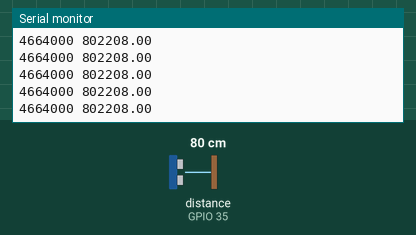
A sketch run on a simulated ESP32. Shown: the last lines printed to the serial monitor. Wiring (inferred from the names in the program): ultrasonic range finder: trigger GPIO 34; echo GPIO 35. Inputs (shaded band) come from the test bench; at power-on: distance to the obstacle (sensor on GPIO 35) 80 cm. The echo pulse lasts 58.3 µs per cm.

Above: at 1.2 s.
1.3 s: distance to the obstacle (sensor on GPIO 35) set to 2 cm
At 2.4 s:
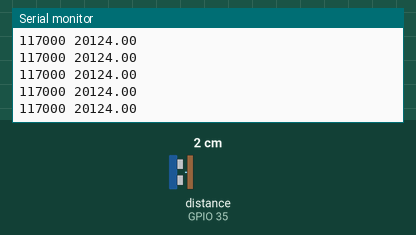
2.8 s: distance to the obstacle (sensor on GPIO 35) set to 4 cm
At 3.4 s:
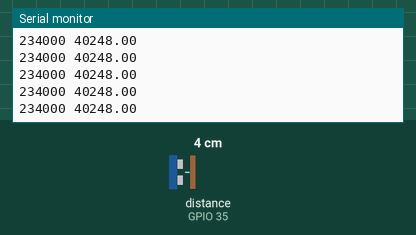
Timing chart, 0 to 5.8 s (numbered marks = the images above; inputs shaded):
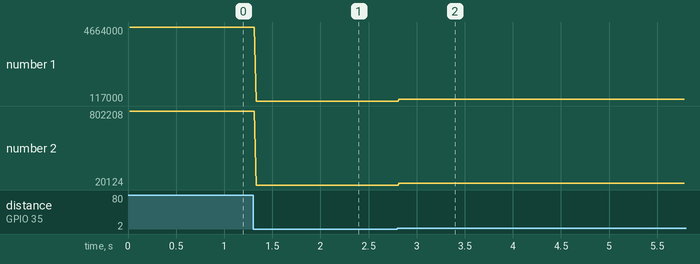

The sketch:

hd-ultrasonic-32.ino
```cpp
// (licence header left out)
//check board compatibility
#ifndef ESP32
  #error This code is fo ESP32 only, check your board setting.
#endif

//CPU clock in MHz
int cpu_freq = 0;

//pin mapping
int pinTrigger = 34;
int pinEcho = 35;

//isr variables
volatile unsigned long cpuTimeRising = 0;
volatile unsigned long cpuTimeFalling = 0;
volatile unsigned long cpuTimePlaceholder = 0;

int currentEchoPin; //current pin to read from isr


//other variables
unsigned long elapsedCpuTime = 0;
long timeOfFlight = 0;

void IRAM_ATTR isrCHANGE() {
  //gets cpu timing when echo pin changes logic state

  cpuTimePlaceholder = ESP.getCycleCount(); //get cpu time before evaluating if statement

  //assign cpu time to the right variable for high and low cases
  if (digitalRead(currentEchoPin) == 1) {
    cpuTimeRising = cpuTimePlaceholder;
  }
  else {
    cpuTimeFalling = cpuTimePlaceholder;
  }
}

long ToF (int trigger1, int echo1) {
  //function: measure time of fligh of echo
  // units: nanoseconds (1e-9s)

  //enable interrupts for ToF calculation on echo1 pin and set current echo pin
  currentEchoPin = echo1;
  attachInterrupt(echo1, isrCHANGE, CHANGE);

  //trigger sensor
  digitalWrite(trigger1, LOW); //reset trigger logic level before start
  delayMicroseconds(5);
  digitalWrite(trigger1, HIGH); //send a 10uS trigger HIGH pulse
  delayMicroseconds(10);
  digitalWrite(trigger1, LOW);

  //wait while ISR collects timing data, adjust delay to at least double of expected ToF
  delay(20);

  //disable interrupts
  detachInterrupt(echo1);

  //do some math to retrieve elapsed time in nanoseconds
  elapsedCpuTime = (cpuTimeFalling - cpuTimeRising) * (1000.0 / cpu_freq); //elapsed time in ns

  return elapsedCpuTime;
}

void setup() {

  //set input and output
  pinMode(pinTrigger, OUTPUT);
  pinMode(pinEcho, INPUT);

  //enable serial communication
  Serial.begin(250000);

  //get cpu frequency
  cpu_freq = ESP.getCpuFreqMHz();
}

void loop() {

  //measure time of flight of the echo in nanoseconds
  timeOfFlight = ToF(pinTrigger, pinEcho);

  //print time of flight in nanosecodns and distance in microns assuming 344m/s as speed of sound
  Serial.print(timeOfFlight);
  Serial.print(" ");
  Serial.println(timeOfFlight * (3.44e-1 / 2));

}
```

Measured:
- after the input at 1.3 s, the serial monitor: prints a new line at once (image 1)
- after the input at 2.8 s, the serial monitor: prints a new line at once (image 2)
- plotted number 1: 4664000 → 117000 after the input at 1.3 s, 117000 → 234000 after the input at 2.8 s
- plotted number 2: 802208 → 20124 after the input at 1.3 s, 20124 → 40248 after the input at 2.8 s
